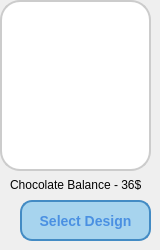
         <widget class="QWidget" name="widget_63" native="true">
          <property name="maximumSize">
           <size>
            <width>180</width>
            <height>250</height>
           </size>
          </property>
          <widget class="QLabel" name="label_183">
           <property name="geometry">
            <rect>
             <x>0</x>
             <y>0</y>
             <width>151</width>
             <height>171</height>
            </rect>
           </property>
           <property name="styleSheet">
            <string notr="true">border-radius: 20px; /* Bo tròn góc */
border: 2px solid #ccc; /* Viền màu xám */
background-color: white; /* Nền trắng */
</string>
           </property>
           <property name="text">
            <string/>
           </property>
          </widget>
          <widget class="QLabel" name="label_184">
           <property name="geometry">
            <rect>
             <x>10</x>
             <y>170</y>
             <width>141</width>
             <height>31</height>
            </rect>
           </property>
           <property name="styleSheet">
            <string notr="true"> font-family: &quot;Georgia&quot;</string>
           </property>
           <property name="text">
            <string>&lt;html&gt;&lt;head/&gt;&lt;body&gt;&lt;p&gt;&lt;span style=&quot; color:#040404;&quot;&gt;Chocolate Balance - 36$&lt;/span&gt;&lt;/p&gt;&lt;/body&gt;&lt;/html&gt;</string>
           </property>
          </widget>
          <widget class="QLabel" name="imagecoffee_79">
           <property name="geometry">
            <rect>
             <x>10</x>
             <y>10</y>
             <width>131</width>
             <height>151</height>
            </rect>
           </property>
           <property name="text">
            <string/>
           </property>
           <property name="pixmap">
            <pixmap>../images/a13d710c6e412c6e53965f8b65aeac70.jpg</pixmap>
           </property>
           <property name="scaledContents">
            <bool>true</bool>
           </property>
          </widget>
          <widget class="QPushButton" name="buychocolatebalance_89">
           <property name="geometry">
            <rect>
             <x>20</x>
             <y>200</y>
             <width>131</width>
             <height>41</height>
            </rect>
           </property>
           <property name="styleSheet">
            <string notr="true">QPushButton {
    background-color:rgb(167, 212, 238); /* Màu xanh nhạt chủ đạo bạn chọn */
    color: #4A90E2; /* Chữ màu xanh đậm để dễ đọc trên nền nhạt */
    border-radius: 12px;
    padding: 10px;
    font-size: 14px;
    font-weight: bold;
    font-family: &quot;Georgia&quot;;
    border: 2px solid rgb(67, 139, 196); /* Viền xanh đậm hơn một chút để tạo khối */
}

QPushButton:hover {
    background-color: #A6C8FF; /* Màu đậm hơn khi di chuột vào */
    border: 2px solid #7FAFFF; /* Viền đậm hơn khi hover */
    color: white; /* Chuyển chữ sang trắng để nổi bật */
}

QPushButton:pressed {
    background-color: #7FAFFF; /* Màu đậm nhất khi nhấn giữ nút */
    border: 2px solid #4A90E2;
}</string>
           </property>
           <property name="text">
            <string>Select Design</string>
           </property>
           <property name="icon">
            <iconset>
             <normaloff>images/3507742_cart_ecommerce_grocery_iconoteka_shop_icon.png</normaloff>images/3507742_cart_ecommerce_grocery_iconoteka_shop_icon.png</iconset>
           </property>
          </widget>
         </widget>
